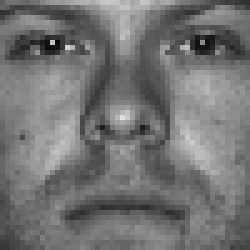
#> input picture Python/task2/yaleBfaces/subset0/person01_01.png, 50 x 50 px, found by its file name (shown 5 times larger); its folder holds 4 pictures in this run
$ python task2.py
#> lines starting #> are read from the running program, lines starting #| are printed output that depends on the picture
# coding = utf-8
# programming in Python 3.5
author = 'Sen WANG' 'Jianxiang Feng' 'Hang XU' 'Zhenglei Hu'

import numpy as np
from PIL import Image
import matplotlib.pyplot as plt
import os
import time


## this function will take all files in a directory to form the Matrix T and lable
def getSetandlabel(impath):
#> called with impath = 'yaleBfaces/subset0/'
	pathinput = os.listdir(impath)
	Tmatrix = np.array(np.zeros((50 * 50, 1)))
	count = 0
	Tlabel = []
	for infile in pathinput:
		count += 1
		tmppath = impath
		tmppath = tmppath + infile
		GImage = Image.open(tmppath).convert('L')
#> GImage is the input picture: PIL image 50x50 L; min 10, max 224, mean 115.6
		image = np.array(GImage)
		img = image.reshape(1, image.size)
		Tmatrix = np.concatenate((Tmatrix, img.T), axis=1)
#> Tmatrix = 2500 pairs, first value 0 to 0, second value 10 to 224
		Tlabel.append(int(infile[7]))
	Tlabel = np.array(Tlabel)
	tmp = Tmatrix[:, 1:]
#> tmp = 2500 rows, first 6: [94, 93, 85, 111], [114, 109, 97, 126], [115, 112, 104, 134], [114, 104, 98, 123], [106, 101, 105, 124], [102, 102, 96, 124]
	meanofT = np.mean(tmp, axis=1)
#> meanofT = 2500 values, max 211.2 at index 1174, min 17.25 at index 409, mean 116.4
	T_meanremoved = tmp - np.tile(meanofT, (count, 1)).T
	return T_meanremoved, Tlabel


## get the SVD
def from_M_getU(M):
	U, s, V = np.linalg.svd(M, full_matrices=True)
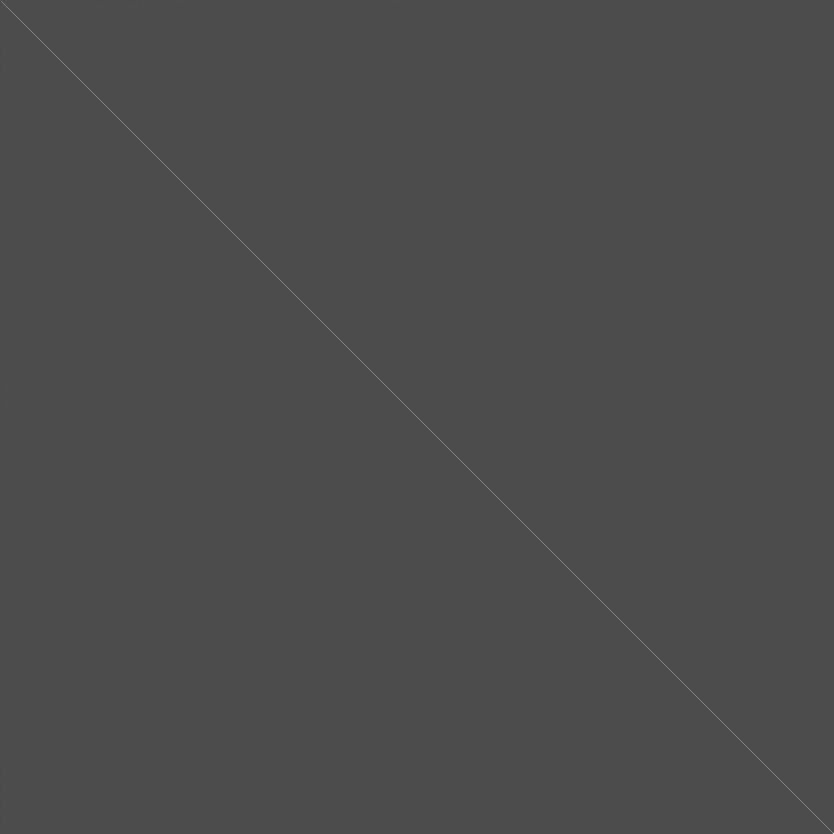
#> U: shape (2500, 2500) float64 (shown at 1/3 size); min -0.431, max 1, mean 0.000185; drawn with min black and max white
	return U[:, 0:20]


## get the image from the first 3 PCs
## 2(1)
def fromSVtoImg(SV):
	plt.figure(1)
	plt.title('first 3 PCs')
	for i in range(0, 3):
		img = SV[:, i].reshape((50, 50))
		plt.subplot(1, 3, i+1)
		plt.imshow(img)
#> this loop made 3 passes
#> pass 1, in fromSVtoImg, `img = SV[:, i].reshape((50, 50))`:
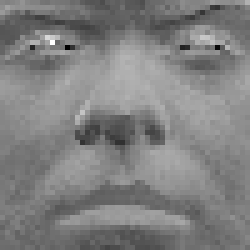
#> img: shape (50, 50) float64 (shown 5 times larger); min -0.088, max 0.0597, mean -0.0134; drawn with min black and max white
#> pass 2, in fromSVtoImg, `img = SV[:, i].reshape((50, 50))`:
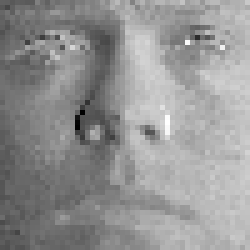
#> img: shape (50, 50) float64 (shown 5 times larger); min -0.0735, max 0.0624, mean 0.00528; drawn with min black and max white
#> pass 3, in fromSVtoImg, `img = SV[:, i].reshape((50, 50))`:
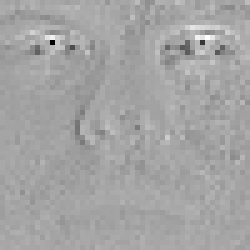
#> img: shape (50, 50) float64 (shown 5 times larger); min -0.288, max 0.156, mean -0.00164; drawn with min black and max white
	return 0


## predict the error rate of one test set with the train set
## the last 3 inputs are u: loading matrix, l: the starting index of PCs,k: the end index of PCs
def prediction(Train_set, Train_label, S_set, S_label, u, l, k):
	Train_PCs =np.dot(u[:, l:k].T, Train_set)
	S_PCs = np.dot(u[:, l:k].T, S_set)
	Nsamples = len(S_PCs.T)

	# calculate the idstance between every test sample and train sample
	d1 = np.square(S_PCs).sum(axis=0)
	d2 = np.square(Train_PCs).sum(axis=0)
	D = np.dot(S_PCs.T, Train_PCs)
	D *= -2
	D += d1.reshape(-1, 1)
	D += d2
	D = np.sqrt(D)

	# find the index of maxdistance
	indk = np.argsort(D, axis=1)
	temple = Train_label[indk[:, 0:3]]
	predict = np.zeros(Nsamples)
	for i in range(Nsamples):
		counts = np.bincount(temple[i, :])
		imax = np.argmax(counts)
		predict[i] = imax

	error_rate = np.sum(predict != S_label)/len(predict)
	return error_rate


if __name__ == '__main__':
	path0 = 'yaleBfaces/subset0/'
	path1 = 'yaleBfaces/subset1/'
	path2 = 'yaleBfaces/subset2/'
	path3 = 'yaleBfaces/subset3/'
	path4 = 'yaleBfaces/subset4/'
	paths = [path1, path2, path3, path4]

	start = time.clock()
	Train_set, Train_label = getSetandlabel(path0)
	u = from_M_getU(Train_set)
	fromSVtoImg(u)
	S_set1, S_label1 = getSetandlabel(path1)
#> (the run stopped early here; a loop or call above may not have finished)
